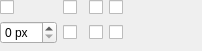
<?xml version="1.0" encoding="UTF-8"?>
<ui version="4.0">
 <class>SnapGuideConfigWidget</class>
 <widget class="QWidget" name="SnapGuideConfigWidget">
  <property name="geometry">
   <rect>
    <x>0</x>
    <y>0</y>
    <width>202</width>
    <height>51</height>
   </rect>
  </property>
  <layout class="QGridLayout" name="gridLayout">
   <property name="margin">
    <number>0</number>
   </property>
   <item row="0" column="0">
    <widget class="QCheckBox" name="useSnapGuides">
     <property name="text">
      <string/>
     </property>
    </widget>
   </item>
   <item row="0" column="1">
    <widget class="QCheckBox" name="nodeSnapGuide">
     <property name="sizePolicy">
      <sizepolicy hsizetype="Fixed" vsizetype="Fixed">
       <horstretch>0</horstretch>
       <verstretch>0</verstretch>
      </sizepolicy>
     </property>
     <property name="toolTip">
      <string>Nodes</string>
     </property>
     <property name="text">
      <string/>
     </property>
     <property name="icon">
      <iconset>
       <normaloff>pics/ox22-action-hand.png</normaloff>pics/ox22-action-hand.png</iconset>
     </property>
    </widget>
   </item>
   <item row="0" column="2">
    <widget class="QCheckBox" name="extensionSnapGuide">
     <property name="sizePolicy">
      <sizepolicy hsizetype="Fixed" vsizetype="Fixed">
       <horstretch>0</horstretch>
       <verstretch>0</verstretch>
      </sizepolicy>
     </property>
     <property name="toolTip">
      <string>Extension of lines</string>
     </property>
     <property name="text">
      <string/>
     </property>
     <property name="icon">
      <iconset>
       <normaloff>pics/ox22-action-path-break-point.png</normaloff>pics/ox22-action-path-break-point.png</iconset>
     </property>
    </widget>
   </item>
   <item row="0" column="3">
    <widget class="QCheckBox" name="boundingBoxSnapGuide">
     <property name="sizePolicy">
      <sizepolicy hsizetype="Fixed" vsizetype="Fixed">
       <horstretch>0</horstretch>
       <verstretch>0</verstretch>
      </sizepolicy>
     </property>
     <property name="toolTip">
      <string>Bounding box of shape</string>
     </property>
     <property name="text">
      <string/>
     </property>
     <property name="icon">
      <iconset>
       <normaloff>pics/ox22-action-path-break-segment.png</normaloff>pics/ox22-action-path-break-segment.png</iconset>
     </property>
    </widget>
   </item>
   <item row="1" column="0">
    <widget class="QSpinBox" name="snapDistance">
     <property name="sizePolicy">
      <sizepolicy hsizetype="Fixed" vsizetype="Fixed">
       <horstretch>0</horstretch>
       <verstretch>0</verstretch>
      </sizepolicy>
     </property>
     <property name="toolTip">
      <string>Proximity distance where snapping happens</string>
     </property>
     <property name="suffix">
      <string> px</string>
     </property>
    </widget>
   </item>
   <item row="1" column="1">
    <widget class="QCheckBox" name="orthogonalSnapGuide">
     <property name="sizePolicy">
      <sizepolicy hsizetype="Fixed" vsizetype="Fixed">
       <horstretch>0</horstretch>
       <verstretch>0</verstretch>
      </sizepolicy>
     </property>
     <property name="toolTip">
      <string>Orthogonal</string>
     </property>
     <property name="text">
      <string/>
     </property>
     <property name="icon">
      <iconset>
       <normaloff>pics/ox22-action-hand.png</normaloff>pics/ox22-action-hand.png</iconset>
     </property>
    </widget>
   </item>
   <item row="1" column="2">
    <widget class="QCheckBox" name="intersectionSnapGuide">
     <property name="sizePolicy">
      <sizepolicy hsizetype="Fixed" vsizetype="Fixed">
       <horstretch>0</horstretch>
       <verstretch>0</verstretch>
      </sizepolicy>
     </property>
     <property name="toolTip">
      <string>Intersection of lines</string>
     </property>
     <property name="text">
      <string/>
     </property>
     <property name="icon">
      <iconset>
       <normaloff>pics/ox22-action-path-break-point.png</normaloff>pics/ox22-action-path-break-point.png</iconset>
     </property>
    </widget>
   </item>
   <item row="1" column="3">
    <widget class="QCheckBox" name="lineGuideSnapGuide">
     <property name="sizePolicy">
      <sizepolicy hsizetype="Fixed" vsizetype="Fixed">
       <horstretch>0</horstretch>
       <verstretch>0</verstretch>
      </sizepolicy>
     </property>
     <property name="toolTip">
      <string>Guide lines</string>
     </property>
     <property name="text">
      <string/>
     </property>
     <property name="icon">
      <iconset>
       <normaloff>pics/ox22-action-path-break-segment.png</normaloff>pics/ox22-action-path-break-segment.png</iconset>
     </property>
    </widget>
   </item>
   <item row="2" column="1">
    <spacer name="verticalSpacer">
     <property name="orientation">
      <enum>Qt::Vertical</enum>
     </property>
     <property name="sizeHint" stdset="0">
      <size>
       <width>20</width>
       <height>40</height>
      </size>
     </property>
    </spacer>
   </item>
   <item row="0" column="4" rowspan="2">
    <spacer name="horizontalSpacer">
     <property name="orientation">
      <enum>Qt::Horizontal</enum>
     </property>
     <property name="sizeHint" stdset="0">
      <size>
       <width>40</width>
       <height>20</height>
      </size>
     </property>
    </spacer>
   </item>
  </layout>
 </widget>
 <resources/>
 <connections/>
</ui>
